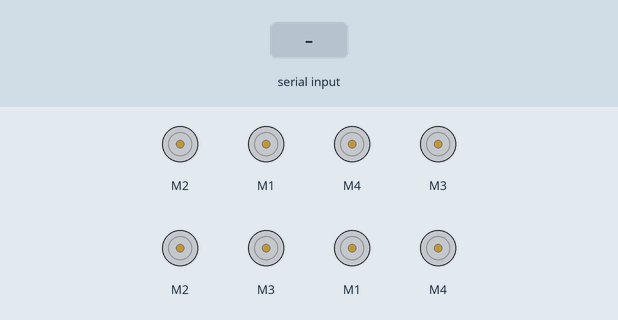
The sketch below on a simulated Arduino Uno, built with avr-gcc and run on an emulated ATmega328P. Shown: 8 × DC motor (green arrow = forward, orange = backward, longer = faster). The test bench sets the inputs (shaded band).

Above: at 1.2 s.
1.3 s: "F" received over the second serial link
At 1.6 s:
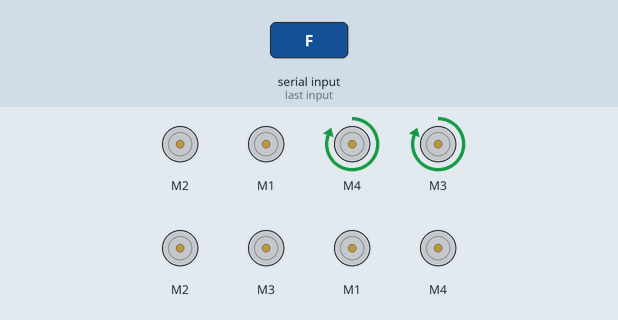
4.3 s: "B" received over the second serial link
At 5.3 s:
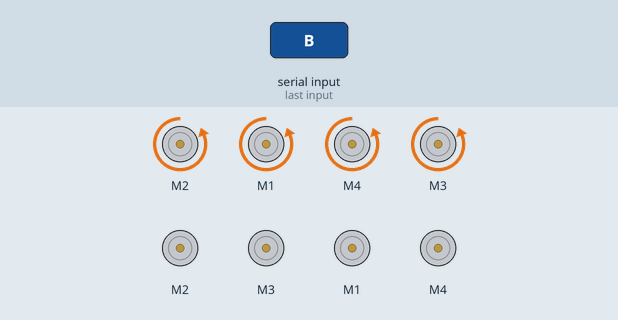
7.3 s: "L" received over the second serial link
At 8.5 s:
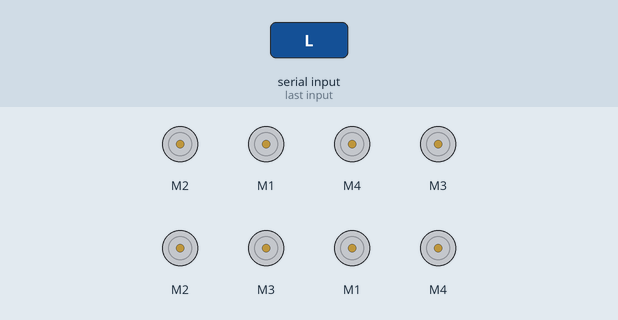
8.8 s: "F" received over the second serial link
At 9.7 s:
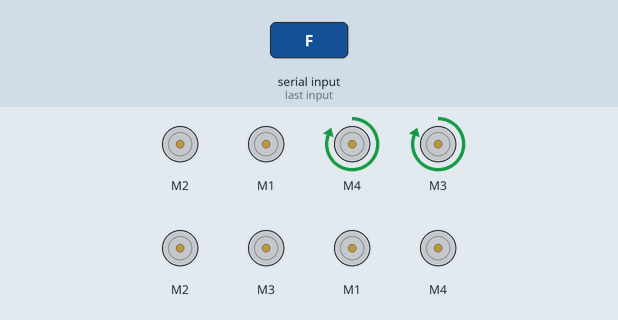
11.8 s: "B" received over the second serial link
At 12.2 s:
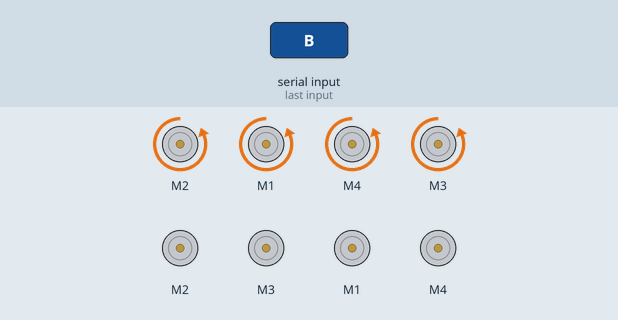
14.8 s: "R" received over the second serial link
At 15.5 s:
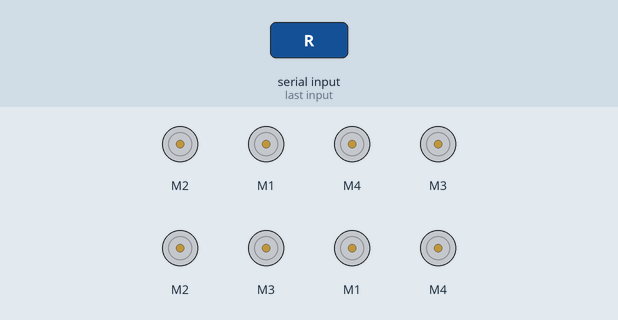
Timing chart, 0 to 17.3 s (numbered marks = the images above; inputs shaded):
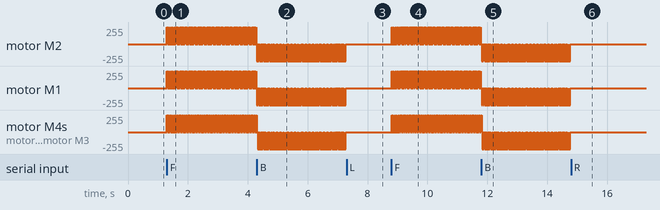

The sketch:

roverControl.ino
```cpp
// include libraries
#include <AFMotor.h> // Adafruit Motor Shield v1
#include <SoftwareSerial.h> // Allows serial communication on digital pins of Arduino Board

// define bluetooth comms pins
SoftwareSerial bluetoothSerial(9,10); // RX, TX

// define each motor
AF_DCMotor frontLeft(2);
AF_DCMotor frontRight(1);
AF_DCMotor rearLeft(3);
AF_DCMotor rearRight(4);

// define motor array
AF_DCMotor motors[] = {frontLeft, frontRight, rearRight, rearLeft}; // start front left, move clockwise

// define variable for receiving bluetooth instruction
char instruction;

// define max speed
int MAX = 255;

void setup() {
  // set baud rate for bluetooth comms
  bluetoothSerial.begin(9600);
}

void loop() {
  // get current instruction
  if (bluetoothSerial.available() > 0)
  {
    instruction = bluetoothSerial.read();
  }
  // initialise stop
  Stop();

  // identify instruction function and execute
  switch(instruction){
    case 'F':
      Forward();
      break;
    case 'B':
      Back();
      break;
    case 'L':
      Left();
      break;
    case 'R':
      Right();
      break;
    default:
      Stop();
      break;
  }
}

void Stop(){
  SetAll(0, RELEASE);
}

void Forward(){
 SetAll(MAX, FORWARD);
}

void Back(){
  SetAll(MAX, BACKWARD);
}

void Left(){
  SetSpeedAll(MAX);
  SetLeft(BACKWARD);
  SetRight(FORWARD);
}

void Right(){
  SetSpeedAll(MAX);
  SetLeft(FORWARD);
  SetRight(BACKWARD);
}

void SetLeft(int direction){
  frontLeft.run(direction);
  rearLeft.run(direction);
}

void SetRight(int direction){
  frontRight.run(direction);
  rearRight.run(direction);
}

void SetAll(int speed, int direction){
  for(int i = 0; i < 4; i++){
    motors[i].setSpeed(speed);
    motors[i].run(direction);
  }
}

void SetSpeedAll(int speed){
  for(int i = 0; i < 4; i++){
    motors[i].setSpeed(speed);
  }
}

/*
void testAllMotors(){
  testMotor(frontLeft);
  testMotor(frontRight);
  testMotor(rearLeft);
  testMotor(rearRight);
}

void testMotor(AF_DCMotor motor){
  motor.setSpeed(200);
  motor.run(FORWARD);
  delay(2000);
  motor.run(RELEASE);
  delay(1000);
  motor.run(BACKWARD);
  delay(2000);
  motor.run(RELEASE);
}
*/
```

Measured:
- after the input at 1.3 s, motor M2, motor M1: alternates forward 255/255 for 0.02 s and stopped for 0.02 s, starting at once; motor M4, motor M3: alternates forward 255/255 for 0.03 s and stopped for 0.03 s, starting at once
- after the input at 4.3 s, motor M2, motor M1, motor M4, motor M3: alternates backward 255/255 for 0.02 s and stopped for 0.02 s, starting at once
- after the input at 7.3 s, motor M2, motor M1, motor M4, motor M3: stops changing and stays stopped
- after the input at 8.8 s, motor M2, motor M1: alternates forward 255/255 for 0.02 s and stopped for 0.02 s, starting at once; motor M4, motor M3: alternates forward 255/255 for 0.03 s and stopped for 0.03 s, starting at once
- after the input at 11.8 s, motor M2, motor M1, motor M4, motor M3: alternates backward 255/255 for 0.02 s and stopped for 0.02 s, starting at once
- after the input at 14.8 s, motor M2, motor M1, motor M4, motor M3: stops changing and stays stopped
